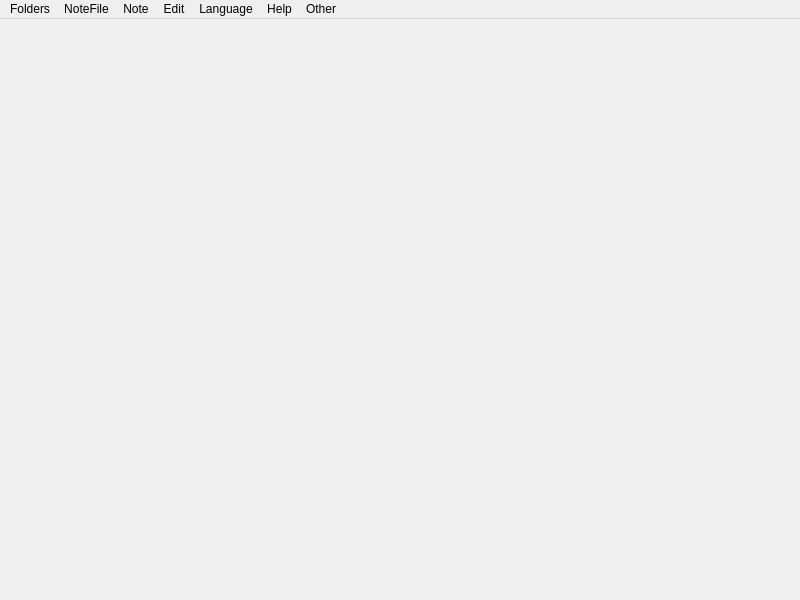
<?xml version="1.0" encoding="UTF-8"?>
<ui version="4.0">
 <class>MisliWindow</class>
 <widget class="QMainWindow" name="MisliWindow">
  <property name="geometry">
   <rect>
    <x>0</x>
    <y>0</y>
    <width>800</width>
    <height>600</height>
   </rect>
  </property>
  <property name="windowTitle">
   <string>MainWindow</string>
  </property>
  <widget class="QWidget" name="centralwidget">
   <layout class="QHBoxLayout" name="horizontalLayout_2"/>
  </widget>
  <widget class="QMenuBar" name="menubar">
   <property name="geometry">
    <rect>
     <x>0</x>
     <y>0</y>
     <width>800</width>
     <height>29</height>
    </rect>
   </property>
   <widget class="QMenu" name="menuEdit">
    <property name="title">
     <string>Edit</string>
    </property>
    <property name="toolTipsVisible">
     <bool>true</bool>
    </property>
    <addaction name="actionCopy"/>
    <addaction name="actionPaste"/>
    <addaction name="actionCreate_note_from_the_clipboard_text"/>
    <addaction name="actionCut"/>
    <addaction name="actionUndo"/>
    <addaction name="actionDelete_selected"/>
   </widget>
   <widget class="QMenu" name="menuHelp">
    <property name="title">
     <string>Help</string>
    </property>
    <property name="toolTipsVisible">
     <bool>true</bool>
    </property>
    <addaction name="actionHelp"/>
    <addaction name="actionAbout"/>
   </widget>
   <widget class="QMenu" name="menuFolders">
    <property name="title">
     <string>Folders</string>
    </property>
    <property name="toolTipsVisible">
     <bool>true</bool>
    </property>
    <addaction name="actionAdd_new"/>
    <addaction name="actionRemove_current"/>
    <addaction name="separator"/>
   </widget>
   <widget class="QMenu" name="menuNoteFile">
    <property name="title">
     <string>NoteFile</string>
    </property>
    <property name="toolTipsVisible">
     <bool>true</bool>
    </property>
    <addaction name="actionNew_notefile"/>
    <addaction name="actionRename_notefile"/>
    <addaction name="actionDelete_notefile"/>
    <addaction name="separator"/>
    <addaction name="actionNext_notefile"/>
    <addaction name="actionPrevious_notefile"/>
    <addaction name="separator"/>
    <addaction name="actionMake_this_view_point_default_for_the_notefile"/>
    <addaction name="actionSet_this_height_as_default"/>
    <addaction name="actionMake_this_notefile_appear_first_on_program_start"/>
    <addaction name="separator"/>
    <addaction name="actionSelect_all_notes"/>
   </widget>
   <widget class="QMenu" name="menuNote">
    <property name="title">
     <string>Note</string>
    </property>
    <property name="toolTipsVisible">
     <bool>true</bool>
    </property>
    <widget class="QMenu" name="menuColor">
     <property name="title">
      <string>Color</string>
     </property>
     <property name="toolTipsVisible">
      <bool>true</bool>
     </property>
     <addaction name="actionColor_blue"/>
     <addaction name="actionColor_green"/>
     <addaction name="actionColor_red"/>
     <addaction name="actionColor_black"/>
     <addaction name="actionTransparent_background"/>
    </widget>
    <addaction name="actionNew_note"/>
    <addaction name="actionEdit_note"/>
    <addaction name="actionMake_link"/>
    <addaction name="menuColor"/>
    <addaction name="actionDetails"/>
   </widget>
   <widget class="QMenu" name="menuOther">
    <property name="title">
     <string>Other</string>
    </property>
    <property name="toolTipsVisible">
     <bool>true</bool>
    </property>
    <widget class="QMenu" name="menuNavigation">
     <property name="title">
      <string>Navigation</string>
     </property>
     <property name="toolTipsVisible">
      <bool>true</bool>
     </property>
     <addaction name="actionZoom_in"/>
     <addaction name="actionZoom_out"/>
     <addaction name="actionMove_down"/>
     <addaction name="actionMove_up"/>
     <addaction name="actionMove_left"/>
     <addaction name="actionMove_right"/>
    </widget>
    <addaction name="menuNavigation"/>
    <addaction name="actionClear_settings_and_exit"/>
    <addaction name="actionSearch"/>
    <addaction name="actionJump_to_nearest_note"/>
   </widget>
   <widget class="QMenu" name="menuLanguage">
    <property name="title">
     <string>Language</string>
    </property>
    <property name="toolTipsVisible">
     <bool>true</bool>
    </property>
    <addaction name="actionBulgarian"/>
    <addaction name="actionEnglish"/>
   </widget>
   <addaction name="menuFolders"/>
   <addaction name="menuNoteFile"/>
   <addaction name="menuNote"/>
   <addaction name="menuEdit"/>
   <addaction name="menuLanguage"/>
   <addaction name="menuHelp"/>
   <addaction name="menuOther"/>
  </widget>
  <action name="actionCopy">
   <property name="text">
    <string>Copy</string>
   </property>
   <property name="toolTip">
    <string>Copies notes to the internal clipboard, and copies their text to the regular clipboard.</string>
   </property>
   <property name="shortcut">
    <string>Ctrl+C</string>
   </property>
  </action>
  <action name="actionPaste">
   <property name="text">
    <string>Paste</string>
   </property>
   <property name="toolTip">
    <string>Pastes the notes from the internal clipboard.</string>
   </property>
   <property name="shortcut">
    <string>Ctrl+V</string>
   </property>
  </action>
  <action name="actionCut">
   <property name="text">
    <string>Cut</string>
   </property>
   <property name="toolTip">
    <string>See the tooltip of &quot;Copy&quot;</string>
   </property>
   <property name="shortcut">
    <string>Ctrl+X</string>
   </property>
  </action>
  <action name="actionUndo">
   <property name="text">
    <string>Undo</string>
   </property>
   <property name="toolTip">
    <string>Reverts the last action. The max is 30 undo steps. (note there is no Redo for now)</string>
   </property>
   <property name="shortcut">
    <string>Ctrl+Z</string>
   </property>
  </action>
  <action name="actionHelp">
   <property name="text">
    <string>Help</string>
   </property>
   <property name="toolTip">
    <string>Shows the help notefile.</string>
   </property>
   <property name="shortcut">
    <string>F1</string>
   </property>
  </action>
  <action name="actionAdd_new">
   <property name="text">
    <string>Add another folder</string>
   </property>
  </action>
  <action name="actionRemove_current">
   <property name="text">
    <string>Remove current</string>
   </property>
   <property name="toolTip">
    <string>Remove the current folder (does not delete the notefiles from the disk)</string>
   </property>
  </action>
  <action name="actionEdit_note">
   <property name="text">
    <string>Edit note</string>
   </property>
   <property name="shortcut">
    <string>E</string>
   </property>
  </action>
  <action name="actionNew_note">
   <property name="text">
    <string>New note</string>
   </property>
   <property name="toolTip">
    <string>Create a new note</string>
   </property>
   <property name="shortcut">
    <string>N</string>
   </property>
  </action>
  <action name="actionNew_notefile">
   <property name="checkable">
    <bool>false</bool>
   </property>
   <property name="checked">
    <bool>false</bool>
   </property>
   <property name="text">
    <string>New notefile</string>
   </property>
   <property name="toolTip">
    <string>Create a new notefile on the disk and open it to add notes.</string>
   </property>
   <property name="shortcut">
    <string>Ctrl+N</string>
   </property>
  </action>
  <action name="actionMake_link">
   <property name="text">
    <string>Make link</string>
   </property>
   <property name="toolTip">
    <string>Link notes with arrows to visualize their connections.</string>
   </property>
   <property name="shortcut">
    <string>L</string>
   </property>
  </action>
  <action name="actionNext_notefile">
   <property name="text">
    <string>Next notefile</string>
   </property>
   <property name="toolTip">
    <string>Switch to the next notefile in the alphabetical order.</string>
   </property>
   <property name="shortcut">
    <string>Ctrl+PgUp</string>
   </property>
  </action>
  <action name="actionPrevious_notefile">
   <property name="text">
    <string>Previous notefile</string>
   </property>
   <property name="toolTip">
    <string>Switch to the previous notefile in thealphabetical order.</string>
   </property>
   <property name="shortcut">
    <string>Ctrl+PgDown</string>
   </property>
  </action>
  <action name="actionDelete_selected">
   <property name="text">
    <string>Delete selected</string>
   </property>
   <property name="toolTip">
    <string>Delete selected notes.</string>
   </property>
   <property name="shortcut">
    <string>Del</string>
   </property>
  </action>
  <action name="actionZoom_in">
   <property name="text">
    <string>Zoom in</string>
   </property>
   <property name="toolTip">
    <string>Change the height of the viewpoint over the canvas.</string>
   </property>
   <property name="shortcut">
    <string>PgDown</string>
   </property>
  </action>
  <action name="actionZoom_out">
   <property name="text">
    <string>Zoom out</string>
   </property>
   <property name="toolTip">
    <string>Change the height of the viewpoint over the canvas.</string>
   </property>
   <property name="shortcut">
    <string>PgUp</string>
   </property>
  </action>
  <action name="actionMake_this_view_point_default_for_the_notefile">
   <property name="text">
    <string>Make this view point default for the notefile</string>
   </property>
   <property name="toolTip">
    <string>Fix the current viewpoint (height excluded) in the notefile as default on program start.</string>
   </property>
  </action>
  <action name="actionMake_this_notefile_appear_first_on_program_start">
   <property name="text">
    <string>Make this notefile appear first on program start</string>
   </property>
   <property name="toolTip">
    <string>Marks the notefile as default on program start for its folder.</string>
   </property>
  </action>
  <action name="actionClose">
   <property name="text">
    <string>Close</string>
   </property>
   <property name="shortcut">
    <string>Q</string>
   </property>
  </action>
  <action name="actionBulgarian">
   <property name="text">
    <string>Български</string>
   </property>
  </action>
  <action name="actionEnglish">
   <property name="text">
    <string>English</string>
   </property>
   <property name="toolTip">
    <string>Change the language to english.</string>
   </property>
  </action>
  <action name="actionClear_settings_and_exit">
   <property name="text">
    <string>Clear settings and exit</string>
   </property>
   <property name="toolTip">
    <string>Clear program settings and kill this instance.</string>
   </property>
  </action>
  <action name="actionRename_notefile">
   <property name="text">
    <string>Rename notefile</string>
   </property>
   <property name="toolTip">
    <string>Also changes all of the notes that link to it to the new name.</string>
   </property>
  </action>
  <action name="actionDelete_notefile">
   <property name="text">
    <string>Delete notefile</string>
   </property>
   <property name="toolTip">
    <string>Delete the notefile permanetly (on the disk too).</string>
   </property>
  </action>
  <action name="actionColor_blue">
   <property name="text">
    <string>Color blue</string>
   </property>
   <property name="shortcut">
    <string>1</string>
   </property>
  </action>
  <action name="actionColor_green">
   <property name="text">
    <string>Color green</string>
   </property>
   <property name="shortcut">
    <string>2</string>
   </property>
  </action>
  <action name="actionColor_red">
   <property name="text">
    <string>Color red</string>
   </property>
   <property name="shortcut">
    <string>3</string>
   </property>
  </action>
  <action name="actionColor_black">
   <property name="text">
    <string>Color black</string>
   </property>
   <property name="shortcut">
    <string>4</string>
   </property>
  </action>
  <action name="actionMove_down">
   <property name="text">
    <string>Move down</string>
   </property>
   <property name="shortcut">
    <string>Down</string>
   </property>
  </action>
  <action name="actionMove_up">
   <property name="text">
    <string>Move up</string>
   </property>
   <property name="shortcut">
    <string>Up</string>
   </property>
  </action>
  <action name="actionMove_left">
   <property name="text">
    <string>Move left</string>
   </property>
   <property name="shortcut">
    <string>Left</string>
   </property>
  </action>
  <action name="actionMove_right">
   <property name="text">
    <string>Move right</string>
   </property>
   <property name="shortcut">
    <string>Right</string>
   </property>
  </action>
  <action name="actionSearch">
   <property name="text">
    <string>Search (beta)</string>
   </property>
   <property name="toolTip">
    <string>Search in all notes. Click in the results shown under the search field to go to the note.</string>
   </property>
   <property name="shortcut">
    <string>Ctrl+F</string>
   </property>
  </action>
  <action name="actionSelect_all_notes">
   <property name="text">
    <string>Select all notes</string>
   </property>
   <property name="shortcut">
    <string>Ctrl+A</string>
   </property>
  </action>
  <action name="actionJump_to_nearest_note">
   <property name="text">
    <string>Jump to nearest note</string>
   </property>
   <property name="shortcut">
    <string>Ctrl+J</string>
   </property>
  </action>
  <action name="actionDetails">
   <property name="text">
    <string>Details</string>
   </property>
   <property name="shortcut">
    <string>Ctrl+D</string>
   </property>
  </action>
  <action name="actionAbout">
   <property name="text">
    <string>About</string>
   </property>
  </action>
  <action name="actionSelect_note_under_mouse">
   <property name="text">
    <string>Select note under mouse</string>
   </property>
   <property name="shortcut">
    <string>Return</string>
   </property>
  </action>
  <action name="actionCreate_note_from_the_clipboard_text">
   <property name="text">
    <string>Create note from the clipboard text</string>
   </property>
   <property name="toolTip">
    <string>Create note from the text in the regular clipboard.</string>
   </property>
   <property name="shortcut">
    <string>Ctrl+Shift+V</string>
   </property>
  </action>
  <action name="actionTransparent_background">
   <property name="text">
    <string>Transparent background</string>
   </property>
   <property name="toolTip">
    <string>Changes only the background color of the note to be transparent.</string>
   </property>
   <property name="shortcut">
    <string>5</string>
   </property>
  </action>
  <action name="actionSet_this_height_as_default">
   <property name="text">
    <string>Set this height as default</string>
   </property>
   <property name="toolTip">
    <string>Set the current height as default for all files on startup.</string>
   </property>
   <property name="statusTip">
    <string>Set the current height as default for all files on startup.</string>
   </property>
   <property name="whatsThis">
    <string>Set the current height as default for all files on startup.</string>
   </property>
  </action>
 </widget>
 <resources/>
 <connections>
  <connection>
   <sender>actionEdit_note</sender>
   <signal>triggered()</signal>
   <receiver>MisliWindow</receiver>
   <slot>edit_note()</slot>
   <hints>
    <hint type="sourcelabel">
     <x>-1</x>
     <y>-1</y>
    </hint>
    <hint type="destinationlabel">
     <x>399</x>
     <y>299</y>
    </hint>
   </hints>
  </connection>
  <connection>
   <sender>actionHelp</sender>
   <signal>triggered()</signal>
   <receiver>MisliWindow</receiver>
   <slot>toggle_help()</slot>
   <hints>
    <hint type="sourcelabel">
     <x>-1</x>
     <y>-1</y>
    </hint>
    <hint type="destinationlabel">
     <x>399</x>
     <y>299</y>
    </hint>
   </hints>
  </connection>
  <connection>
   <sender>actionCopy</sender>
   <signal>triggered()</signal>
   <receiver>MisliWindow</receiver>
   <slot>copy()</slot>
   <hints>
    <hint type="sourcelabel">
     <x>-1</x>
     <y>-1</y>
    </hint>
    <hint type="destinationlabel">
     <x>399</x>
     <y>299</y>
    </hint>
   </hints>
  </connection>
  <connection>
   <sender>actionCut</sender>
   <signal>triggered()</signal>
   <receiver>MisliWindow</receiver>
   <slot>cut()</slot>
   <hints>
    <hint type="sourcelabel">
     <x>-1</x>
     <y>-1</y>
    </hint>
    <hint type="destinationlabel">
     <x>399</x>
     <y>299</y>
    </hint>
   </hints>
  </connection>
  <connection>
   <sender>actionDelete_selected</sender>
   <signal>triggered()</signal>
   <receiver>MisliWindow</receiver>
   <slot>delete_selected()</slot>
   <hints>
    <hint type="sourcelabel">
     <x>-1</x>
     <y>-1</y>
    </hint>
    <hint type="destinationlabel">
     <x>399</x>
     <y>299</y>
    </hint>
   </hints>
  </connection>
  <connection>
   <sender>actionMake_link</sender>
   <signal>triggered()</signal>
   <receiver>MisliWindow</receiver>
   <slot>make_link()</slot>
   <hints>
    <hint type="sourcelabel">
     <x>-1</x>
     <y>-1</y>
    </hint>
    <hint type="destinationlabel">
     <x>399</x>
     <y>299</y>
    </hint>
   </hints>
  </connection>
  <connection>
   <sender>actionNew_note</sender>
   <signal>triggered()</signal>
   <receiver>MisliWindow</receiver>
   <slot>new_note()</slot>
   <hints>
    <hint type="sourcelabel">
     <x>-1</x>
     <y>-1</y>
    </hint>
    <hint type="destinationlabel">
     <x>399</x>
     <y>299</y>
    </hint>
   </hints>
  </connection>
  <connection>
   <sender>actionNew_notefile</sender>
   <signal>triggered()</signal>
   <receiver>MisliWindow</receiver>
   <slot>new_nf()</slot>
   <hints>
    <hint type="sourcelabel">
     <x>-1</x>
     <y>-1</y>
    </hint>
    <hint type="destinationlabel">
     <x>399</x>
     <y>299</y>
    </hint>
   </hints>
  </connection>
  <connection>
   <sender>actionNext_notefile</sender>
   <signal>triggered()</signal>
   <receiver>MisliWindow</receiver>
   <slot>next_nf()</slot>
   <hints>
    <hint type="sourcelabel">
     <x>-1</x>
     <y>-1</y>
    </hint>
    <hint type="destinationlabel">
     <x>399</x>
     <y>299</y>
    </hint>
   </hints>
  </connection>
  <connection>
   <sender>actionPaste</sender>
   <signal>triggered()</signal>
   <receiver>MisliWindow</receiver>
   <slot>paste()</slot>
   <hints>
    <hint type="sourcelabel">
     <x>-1</x>
     <y>-1</y>
    </hint>
    <hint type="destinationlabel">
     <x>399</x>
     <y>299</y>
    </hint>
   </hints>
  </connection>
  <connection>
   <sender>actionPrevious_notefile</sender>
   <signal>triggered()</signal>
   <receiver>MisliWindow</receiver>
   <slot>prev_nf()</slot>
   <hints>
    <hint type="sourcelabel">
     <x>-1</x>
     <y>-1</y>
    </hint>
    <hint type="destinationlabel">
     <x>399</x>
     <y>299</y>
    </hint>
   </hints>
  </connection>
  <connection>
   <sender>actionUndo</sender>
   <signal>triggered()</signal>
   <receiver>MisliWindow</receiver>
   <slot>undo()</slot>
   <hints>
    <hint type="sourcelabel">
     <x>-1</x>
     <y>-1</y>
    </hint>
    <hint type="destinationlabel">
     <x>399</x>
     <y>299</y>
    </hint>
   </hints>
  </connection>
  <connection>
   <sender>actionZoom_in</sender>
   <signal>triggered()</signal>
   <receiver>MisliWindow</receiver>
   <slot>zoom_in()</slot>
   <hints>
    <hint type="sourcelabel">
     <x>-1</x>
     <y>-1</y>
    </hint>
    <hint type="destinationlabel">
     <x>399</x>
     <y>299</y>
    </hint>
   </hints>
  </connection>
  <connection>
   <sender>actionZoom_out</sender>
   <signal>triggered()</signal>
   <receiver>MisliWindow</receiver>
   <slot>zoom_out()</slot>
   <hints>
    <hint type="sourcelabel">
     <x>-1</x>
     <y>-1</y>
    </hint>
    <hint type="destinationlabel">
     <x>399</x>
     <y>299</y>
    </hint>
   </hints>
  </connection>
  <connection>
   <sender>actionMake_this_notefile_appear_first_on_program_start</sender>
   <signal>triggered()</signal>
   <receiver>MisliWindow</receiver>
   <slot>make_nf_default()</slot>
   <hints>
    <hint type="sourcelabel">
     <x>-1</x>
     <y>-1</y>
    </hint>
    <hint type="destinationlabel">
     <x>399</x>
     <y>299</y>
    </hint>
   </hints>
  </connection>
  <connection>
   <sender>actionMake_this_view_point_default_for_the_notefile</sender>
   <signal>triggered()</signal>
   <receiver>MisliWindow</receiver>
   <slot>make_viewpoint_default()</slot>
   <hints>
    <hint type="sourcelabel">
     <x>-1</x>
     <y>-1</y>
    </hint>
    <hint type="destinationlabel">
     <x>399</x>
     <y>299</y>
    </hint>
   </hints>
  </connection>
  <connection>
   <sender>actionClose</sender>
   <signal>triggered()</signal>
   <receiver>MisliWindow</receiver>
   <slot>close()</slot>
   <hints>
    <hint type="sourcelabel">
     <x>-1</x>
     <y>-1</y>
    </hint>
    <hint type="destinationlabel">
     <x>399</x>
     <y>299</y>
    </hint>
   </hints>
  </connection>
  <connection>
   <sender>actionAdd_new</sender>
   <signal>triggered()</signal>
   <receiver>MisliWindow</receiver>
   <slot>add_new_folder()</slot>
   <hints>
    <hint type="sourcelabel">
     <x>-1</x>
     <y>-1</y>
    </hint>
    <hint type="destinationlabel">
     <x>399</x>
     <y>299</y>
    </hint>
   </hints>
  </connection>
  <connection>
   <sender>actionRemove_current</sender>
   <signal>triggered()</signal>
   <receiver>MisliWindow</receiver>
   <slot>remove_current_folder()</slot>
   <hints>
    <hint type="sourcelabel">
     <x>-1</x>
     <y>-1</y>
    </hint>
    <hint type="destinationlabel">
     <x>399</x>
     <y>299</y>
    </hint>
   </hints>
  </connection>
  <connection>
   <sender>actionBulgarian</sender>
   <signal>triggered()</signal>
   <receiver>MisliWindow</receiver>
   <slot>set_lang_bg()</slot>
   <hints>
    <hint type="sourcelabel">
     <x>-1</x>
     <y>-1</y>
    </hint>
    <hint type="destinationlabel">
     <x>399</x>
     <y>299</y>
    </hint>
   </hints>
  </connection>
  <connection>
   <sender>actionEnglish</sender>
   <signal>triggered()</signal>
   <receiver>MisliWindow</receiver>
   <slot>set_lang_en()</slot>
   <hints>
    <hint type="sourcelabel">
     <x>-1</x>
     <y>-1</y>
    </hint>
    <hint type="destinationlabel">
     <x>399</x>
     <y>299</y>
    </hint>
   </hints>
  </connection>
  <connection>
   <sender>actionClear_settings_and_exit</sender>
   <signal>triggered()</signal>
   <receiver>MisliWindow</receiver>
   <slot>clear_settings_and_exit()</slot>
   <hints>
    <hint type="sourcelabel">
     <x>-1</x>
     <y>-1</y>
    </hint>
    <hint type="destinationlabel">
     <x>399</x>
     <y>299</y>
    </hint>
   </hints>
  </connection>
  <connection>
   <sender>actionRename_notefile</sender>
   <signal>triggered()</signal>
   <receiver>MisliWindow</receiver>
   <slot>rename_nf()</slot>
   <hints>
    <hint type="sourcelabel">
     <x>-1</x>
     <y>-1</y>
    </hint>
    <hint type="destinationlabel">
     <x>399</x>
     <y>299</y>
    </hint>
   </hints>
  </connection>
  <connection>
   <sender>actionDelete_notefile</sender>
   <signal>triggered()</signal>
   <receiver>MisliWindow</receiver>
   <slot>delete_nf()</slot>
   <hints>
    <hint type="sourcelabel">
     <x>-1</x>
     <y>-1</y>
    </hint>
    <hint type="destinationlabel">
     <x>399</x>
     <y>299</y>
    </hint>
   </hints>
  </connection>
  <connection>
   <sender>actionColor_blue</sender>
   <signal>triggered()</signal>
   <receiver>MisliWindow</receiver>
   <slot>col_blue()</slot>
   <hints>
    <hint type="sourcelabel">
     <x>-1</x>
     <y>-1</y>
    </hint>
    <hint type="destinationlabel">
     <x>399</x>
     <y>299</y>
    </hint>
   </hints>
  </connection>
  <connection>
   <sender>actionColor_green</sender>
   <signal>triggered()</signal>
   <receiver>MisliWindow</receiver>
   <slot>col_green()</slot>
   <hints>
    <hint type="sourcelabel">
     <x>-1</x>
     <y>-1</y>
    </hint>
    <hint type="destinationlabel">
     <x>399</x>
     <y>299</y>
    </hint>
   </hints>
  </connection>
  <connection>
   <sender>actionColor_red</sender>
   <signal>triggered()</signal>
   <receiver>MisliWindow</receiver>
   <slot>col_red()</slot>
   <hints>
    <hint type="sourcelabel">
     <x>-1</x>
     <y>-1</y>
    </hint>
    <hint type="destinationlabel">
     <x>399</x>
     <y>299</y>
    </hint>
   </hints>
  </connection>
  <connection>
   <sender>actionColor_black</sender>
   <signal>triggered()</signal>
   <receiver>MisliWindow</receiver>
   <slot>col_black()</slot>
   <hints>
    <hint type="sourcelabel">
     <x>-1</x>
     <y>-1</y>
    </hint>
    <hint type="destinationlabel">
     <x>399</x>
     <y>299</y>
    </hint>
   </hints>
  </connection>
  <connection>
   <sender>actionMove_down</sender>
   <signal>triggered()</signal>
   <receiver>MisliWindow</receiver>
   <slot>move_down()</slot>
   <hints>
    <hint type="sourcelabel">
     <x>-1</x>
     <y>-1</y>
    </hint>
    <hint type="destinationlabel">
     <x>399</x>
     <y>299</y>
    </hint>
   </hints>
  </connection>
  <connection>
   <sender>actionMove_up</sender>
   <signal>triggered()</signal>
   <receiver>MisliWindow</receiver>
   <slot>move_up()</slot>
   <hints>
    <hint type="sourcelabel">
     <x>-1</x>
     <y>-1</y>
    </hint>
    <hint type="destinationlabel">
     <x>399</x>
     <y>299</y>
    </hint>
   </hints>
  </connection>
  <connection>
   <sender>actionMove_left</sender>
   <signal>triggered()</signal>
   <receiver>MisliWindow</receiver>
   <slot>move_left()</slot>
   <hints>
    <hint type="sourcelabel">
     <x>-1</x>
     <y>-1</y>
    </hint>
    <hint type="destinationlabel">
     <x>399</x>
     <y>299</y>
    </hint>
   </hints>
  </connection>
  <connection>
   <sender>actionMove_right</sender>
   <signal>triggered()</signal>
   <receiver>MisliWindow</receiver>
   <slot>move_right()</slot>
   <hints>
    <hint type="sourcelabel">
     <x>-1</x>
     <y>-1</y>
    </hint>
    <hint type="destinationlabel">
     <x>399</x>
     <y>299</y>
    </hint>
   </hints>
  </connection>
  <connection>
   <sender>actionSelect_all_notes</sender>
   <signal>triggered()</signal>
   <receiver>MisliWindow</receiver>
   <slot>select_all_notes()</slot>
   <hints>
    <hint type="sourcelabel">
     <x>-1</x>
     <y>-1</y>
    </hint>
    <hint type="destinationlabel">
     <x>399</x>
     <y>299</y>
    </hint>
   </hints>
  </connection>
  <connection>
   <sender>actionCreate_note_from_the_clipboard_text</sender>
   <signal>triggered()</signal>
   <receiver>MisliWindow</receiver>
   <slot>new_note_from_clipboard()</slot>
   <hints>
    <hint type="sourcelabel">
     <x>-1</x>
     <y>-1</y>
    </hint>
    <hint type="destinationlabel">
     <x>399</x>
     <y>299</y>
    </hint>
   </hints>
  </connection>
  <connection>
   <sender>actionTransparent_background</sender>
   <signal>triggered()</signal>
   <receiver>MisliWindow</receiver>
   <slot>col_transparent_background()</slot>
   <hints>
    <hint type="sourcelabel">
     <x>-1</x>
     <y>-1</y>
    </hint>
    <hint type="destinationlabel">
     <x>399</x>
     <y>299</y>
    </hint>
   </hints>
  </connection>
  <connection>
   <sender>actionSet_this_height_as_default</sender>
   <signal>triggered()</signal>
   <receiver>MisliWindow</receiver>
   <slot>make_current_viewpoint_height_default()</slot>
   <hints>
    <hint type="sourcelabel">
     <x>-1</x>
     <y>-1</y>
    </hint>
    <hint type="destinationlabel">
     <x>399</x>
     <y>299</y>
    </hint>
   </hints>
  </connection>
 </connections>
 <slots>
  <slot>edit_note()</slot>
  <slot>new_note()</slot>
  <slot>new_nf()</slot>
  <slot>make_link()</slot>
  <slot>next_nf()</slot>
  <slot>prev_nf()</slot>
  <slot>delete_selected()</slot>
  <slot>zoom_out()</slot>
  <slot>zoom_in()</slot>
  <slot>toggle_help()</slot>
  <slot>undo()</slot>
  <slot>copy()</slot>
  <slot>paste()</slot>
  <slot>cut()</slot>
  <slot>make_viewpoint_default()</slot>
  <slot>make_nf_default()</slot>
  <slot>add_new_folder()</slot>
  <slot>remove_current_folder()</slot>
  <slot>set_lang_bg()</slot>
  <slot>set_lang_en()</slot>
  <slot>clear_settings_and_exit()</slot>
  <slot>rename_nf()</slot>
  <slot>delete_nf()</slot>
  <slot>col_blue()</slot>
  <slot>col_green()</slot>
  <slot>col_red()</slot>
  <slot>col_black()</slot>
  <slot>move_down()</slot>
  <slot>move_up()</slot>
  <slot>move_left()</slot>
  <slot>move_right()</slot>
  <slot>select_all_notes()</slot>
  <slot>new_note_from_clipboard()</slot>
  <slot>col_transparent_background()</slot>
  <slot>make_current_viewpoint_height_default()</slot>
 </slots>
</ui>
